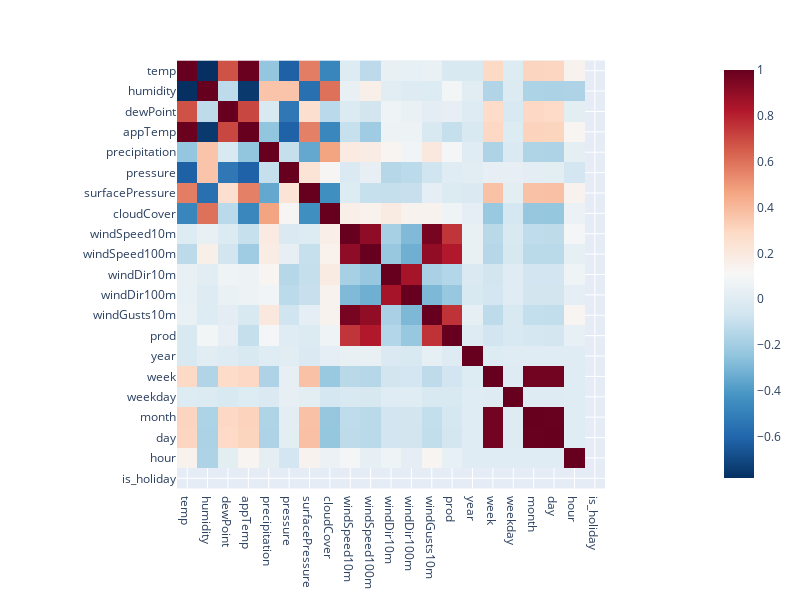

Write notebook code for a chart like this one.
### Code cell
fig = px.imshow(train_df.corr('spearman'), color_continuous_scale='RdBu_r')
fig = fig.update_layout(width=800, height=600)
fig.show()

### Figure 1 — Plotly figure (JSON) as saved in the notebook; plotly's stock layout.template omitted (floating-point values rounded to 4 significant figures; data arrays with more than 128 entries replaced by an {"elided": "..."} marker saying what was removed)
{"data": [{"coloraxis": "coloraxis", "hovertemplate": "x: %{x}<br>y: %{y}<br>color: %{z}<extra></extra>", "name": "0", "type": "heatmap", "uid": "3c85a002-9347-444e-9740-a121814370f6", "x": ["temp", "humidity", "dewPoint", "appTemp", "precipitation", "pressure", "surfacePressure", "cloudCover", "windSpeed10m", "windSpeed100m", "windDir10m", "windDir100m", "windGusts10m", "prod", "year", "week", "weekday", "month", "day", "hour", "is_holiday"], "xaxis": "x", "y": ["temp", "humidity", "dewPoint", "appTemp", "precipitation", "pressure", "surfacePressure", "cloudCover", "windSpeed10m", "windSpeed100m", "windDir10m", "windDir100m", "windGusts10m", "prod", "year", "week", "weekday", "month", "day", "hour", "is_holiday"], "yaxis": "y", "z": {"elided": "21x21 float values"}}], "layout": {"coloraxis": {"colorscale": [[0, "rgb(5,48,97)"], [0.1, "rgb(33,102,172)"], [0.2, "rgb(67,147,195)"], [0.3, "rgb(146,197,222)"], [0.4, "rgb(209,229,240)"], [0.5, "rgb(247,247,247)"], [0.6, "rgb(253,219,199)"], [0.7, "rgb(244,165,130)"], [0.8, "rgb(214,96,77)"], [0.9, "rgb(178,24,43)"], [1, "rgb(103,0,31)"]]}, "height": 600, "margin": {"t": 60}, "width": 800, "xaxis": {"anchor": "y", "constrain": "domain", "domain": [0, 1], "scaleanchor": "y"}, "yaxis": {"anchor": "x", "autorange": "reversed", "constrain": "domain", "domain": [0, 1]}}}
